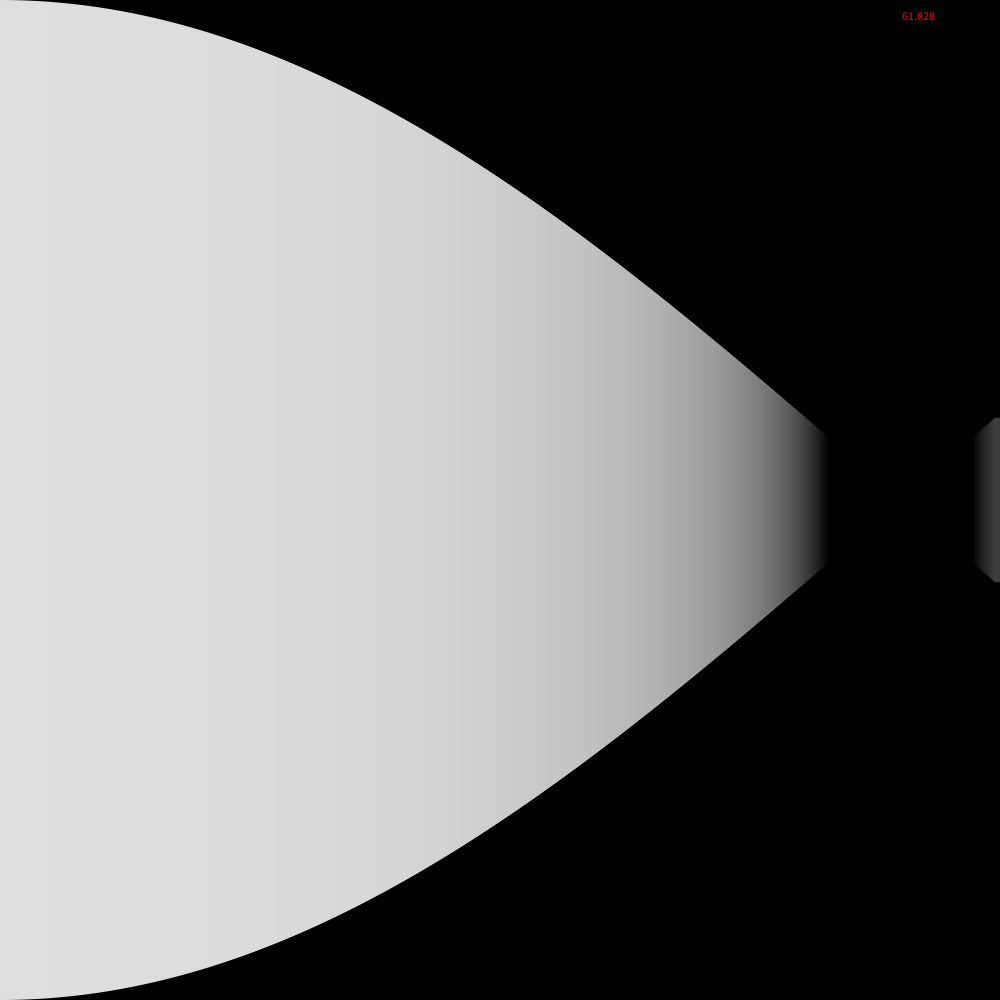
Frame 1 (no input)
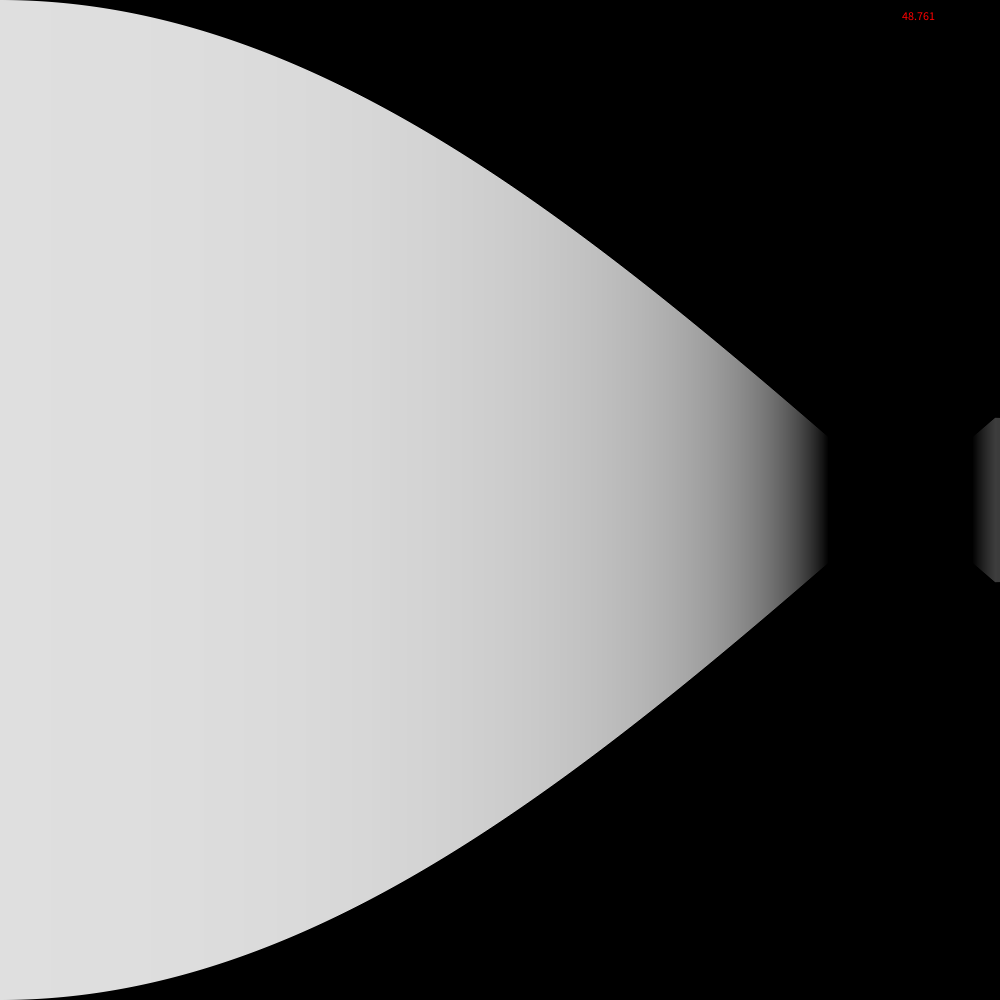
Frame 60 (the mouse pressed at the canvas centre just before this capture)
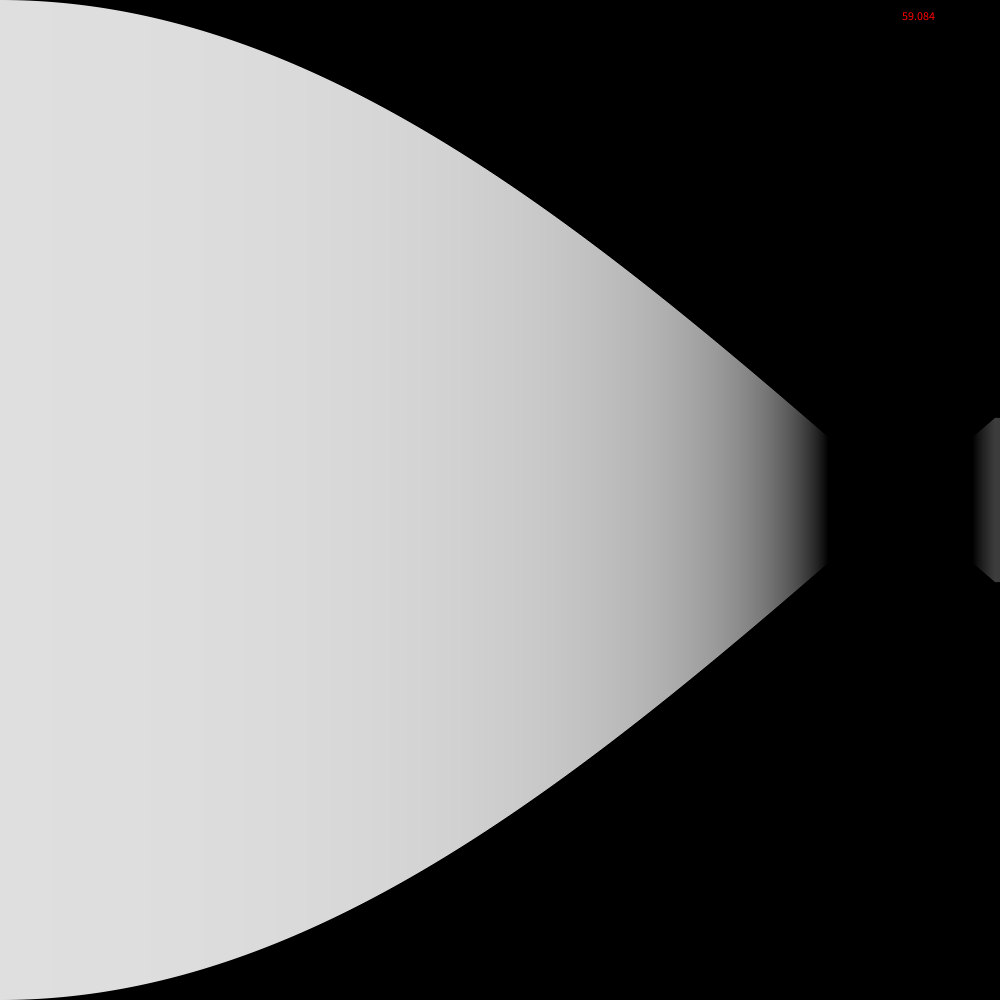
Frame 120 (the mouse held since frame 60 and released just before this capture)

The Processing sketch that drew these frames (run headless with seeded random() and noise(); from frame 60 on, the mouse is pressed at the canvas centre):

// Processing sketch: Render3D
// ── Render3D.pde
boolean view3d = true;

game g;

void setup(){
  size(1000,1000);
  g = new game();
}

void draw(){
  background(0);
  g.update();
  g.render();
  
  fill(255,0,0);
  text(frameRate, width-100, 20);
}
// ── Block3D.pde
class block3D{
  
  float angle;
  float onScreenXPos;
  float dist;
  int tracedNum;
  
  block3D(float onScreenXPos, float dist, int tracedNum, float angle){
    this.onScreenXPos = onScreenXPos;
    this.dist = dist;
    this.tracedNum = tracedNum;
    this.angle = angle;
  }
  
  public void update(){
    
  }
  
  public void render(){
    float Rh = 50/dist*height;
    float Cdist = map(dist, 0, 400, 255, 0);
    PVector pos = new PVector(onScreenXPos, height/2-(Rh)/2);
    noStroke();
    fill(Cdist);
    rect(pos.x,pos.y,width/tracedNum, Rh);
  }
  
  public float castToSemi(float in, float size){
    return sqrt(pow(size,2)-pow(in,2));
  }
}
// ── block.pde
class block{
  
  handler h;
  
  PVector p1, p2, p3, p4;
  
  block(PVector p1,PVector p2,PVector p3,PVector p4, handler h){
    this.h = h;
    this.p1 = p1;
    this.p2 = p2;
    this.p3 = p3;
    this.p4 = p4;
    h.g.lm.addLine(new line(p1, p2));
    h.g.lm.addLine(new line(p2, p3));
    h.g.lm.addLine(new line(p3, p4));
    h.g.lm.addLine(new line(p4, p1));
  }
  
  void update(){
    
  }
  
  void render(){
    noStroke();
    fill(255);
    quad(p1.x,p1.y,p2.x,p2.y,p3.x,p3.y,p4.x,p4.y);
  }
  
}
// ── block3DManager.pde
class block3DManager{
  
  ArrayList<block3D>blocks3D;
  
  handler h;
  
  block3DManager(handler h){
    this.h = h;
    blocks3D = new ArrayList();
  }
  
  public void update(){
    for(block3D b:blocks3D){
      b.update();
    }
  }
  
  public void render(){
    for(block3D b:blocks3D){
      b.render();
    }
    blocks3D = new ArrayList();
  }
  
  public void add3DBlock(block3D b){
    blocks3D.add(b);
  }
  
}
// ── blocks_manager.pde
class blockManager{
  
  ArrayList<block> blocks;
  
  handler h;
  
  blockManager(handler h){
    this.h = h;
    blocks = new ArrayList();
  }
  
  public void update(){
    for(block b:blocks){
      b.update();
    }
  }
  
  public void render(){
    for(block b:blocks){
      b.render();
    }
  }
  
  public void addBlock(block b){
    blocks.add(b);
  }
}
// ── game.pde
class game{
  
  player p;
  
  rayManager rm;
  lineManager lm;
  blockManager bm;
  block3DManager b3dm;
  handler h;
  
  game(){
    h = new handler(this);
    p = new player(new PVector(500,500),h);
    rm = new rayManager(h);
    lm = new lineManager(h);
    bm = new blockManager(h);
    b3dm = new block3DManager(h);
    //bm.addBlock(new block(new PVector(700,0),new PVector(800,0),new PVector(800,1000),new PVector(700,1000),h));
    bm.addBlock(new block(new PVector(550,0),new PVector(600,0),new PVector(600,1000),new PVector(550,1000),h));
    bm.addBlock(new block(new PVector(525,0),new PVector(475,0),new PVector(475,250),new PVector(525,200),h));
    bm.addBlock(new block(new PVector(450,0),new PVector(400,0),new PVector(400,700),new PVector(450,700),h));
    bm.addBlock(new block(new PVector(450,800),new PVector(400,800),new PVector(400,1000),new PVector(450,1000),h));
  }
  
  public void update(){
    p.update();
    rm.update();
    lm.update();
    bm.update();
    b3dm.update();
  }
  
  public void render(){
    if(!view3d){
      p.render();
      rm.render();
      lm.render();
      bm.render();
    }else{
      b3dm.render();
    }
  }
  
}
// ── handler.pde
class handler{
  
  game g;
  
  handler(game g){
    this.g = g;
  }
  
  
  
}
// ── lineManager.pde
class lineManager{
  ArrayList<line> lines;
  
  handler h;
  
  lineManager(handler h){
    this.h = h;
    lines = new ArrayList();
  }
  
  public void update(){
    for(line l:lines){
      l.update();
    }
  }
  
  public void render(){
    for(line l:lines){
      l.render();
    }
  }
  
  public void addLine(line l){
    lines.add(l);
  }
  
  public ArrayList<line> getLines(){
    return lines;
  }
}
// ── lines.pde
class line{
  PVector p1, p2;
  line(PVector p1, PVector p2){
    this.p1 = p1;
    this.p2 = p2;
  }
  
  public void update(){
    
  }
  
  public void render(){
    stroke(255);
    strokeWeight(1);
    line(p1.x,p1.y,p2.x,p2.y);
  }
  
  public PVector getStart(){
    return p1;
  }
  
  public PVector getEnd(){
    return p2;
  }
  
}
// ── player.pde
class player{
  
  PVector dir = new PVector(0,-3);
  
  float r = 0;
  
  handler h;
  
  PVector pos;
  
  player(PVector pos, handler h){
    this.h = h;
    this.pos = pos;
  }
  
  public void update(){
    for(float i = 0;i < 1000;i++){
      h.g.rm.addRay(new ray(pos, PVector.fromAngle(radians(i/10+r)), i, map(i, 0, 1000, -60, 60)));
    }
    //r+=1;
    //pos.add(dir);
    //if(pos.y<0){
    //  r = 230-180;
    //  if(pos.y<-100){
    //    dir = new PVector(0,3);
    //  }
    //}
    //if(pos.y>1000){
    //  r = 230;
    //  if(pos.y>1100){
    //    dir = new PVector(0,-3);
    //  }
    //}
  }
  
  public void render(){
    stroke(255);
    strokeWeight(20);
    point(pos.x,pos.y);
  }
  
}
// ── ray.pde
class ray{
  
  float angle;
  float xToSpawn;
  PVector dir, pos;
  
  ray(PVector pos, PVector dir, float xToSpawn, float angle){
    this.pos = pos.copy();
    this.dir = dir.setMag(3);
    this.xToSpawn = xToSpawn;
    this.angle = angle;
  }
  
  public void update(){
    pos.add(dir);
  }
  
  public void render(){
    //stroke(255);
    //strokeWeight(20);
    //point(pos.x,pos.y);
  }
  
}
// ── rayManager.pde
class rayManager{
  
  ArrayList<ray> rays;
  
  handler h;
  
  rayManager(handler h){
    this.h = h;
    rays = new ArrayList();
  }
  
  public void update(){
    for(ray r:rays){
      PVector startPos = r.pos.copy();
      boolean reached = false;
      while(!reached){
        r.update();
        if(dist(startPos.x,startPos.y,r.pos.x,r.pos.y) > 400){
          h.g.b3dm.add3DBlock(new block3D(r.xToSpawn, 400, 1000,sin(radians(r.angle))*400));
          reached = true;
          continue;
        }
        boolean hit = false;
        int count = 0;
        PVector pointCol = new PVector(0,0);
        for(line l:h.g.lm.lines){
          if(lineLine(l.p1,l.p2,startPos,r.pos)&&!hit){
            pointCol = lineLineCol(l.p1,l.p2,startPos,r.pos);
            count++;
            hit = true;
          }
        }
        if(count>0){
          h.g.b3dm.add3DBlock(new block3D(r.xToSpawn, dist(startPos.x,startPos.y,pointCol.x,pointCol.y), 1000,sin(radians(r.angle))*dist(startPos.x,startPos.y,pointCol.x,pointCol.y)));
          reached = true;
          continue;
        }
      }
      if(!view3d){
        stroke(255,0,0);
        strokeWeight(1);
        line(startPos.x,startPos.y,r.pos.x,r.pos.y);
      }
    }
    rays = new ArrayList();
  }
  
  public void render(){
    for(ray r:rays){
      r.render();
    }
  }
  
  public void addRay(ray r){
    rays.add(r);
  }
  
  public boolean lineLine(PVector p1,PVector p2,PVector p3,PVector p4) {
    float uA = ((p4.x-p3.x)*(p1.y-p3.y) - (p4.y-p3.y)*(p1.x-p3.x)) / ((p4.y-p3.y)*(p2.x-p1.x) - (p4.x-p3.x)*(p2.y-p1.y));
    float uB = ((p2.x-p1.x)*(p1.y-p3.y) - (p2.y-p1.y)*(p1.x-p3.x)) / ((p4.y-p3.y)*(p2.x-p1.x) - (p4.x-p3.x)*(p2.y-p1.y));
    if (uA >= 0 && uA <= 1 && uB >= 0 && uB <= 1) {
      return true;
    }
    return false;
  }
  
  PVector lineLineCol(PVector p1,PVector p2,PVector p3,PVector p4) {
    float uA = ((p4.x-p3.x)*(p1.y-p3.y) - (p4.y-p3.y)*(p1.x-p3.x)) / ((p4.y-p3.y)*(p2.x-p1.x) - (p4.x-p3.x)*(p2.y-p1.y));
    float uB = ((p2.x-p1.x)*(p1.y-p3.y) - (p2.y-p1.y)*(p1.x-p3.x)) / ((p4.y-p3.y)*(p2.x-p1.x) - (p4.x-p3.x)*(p2.y-p1.y));
    return new PVector(p1.x + (uA * (p2.x-p1.x)), p1.y + (uA * (p2.y-p1.y)));
  }
}
